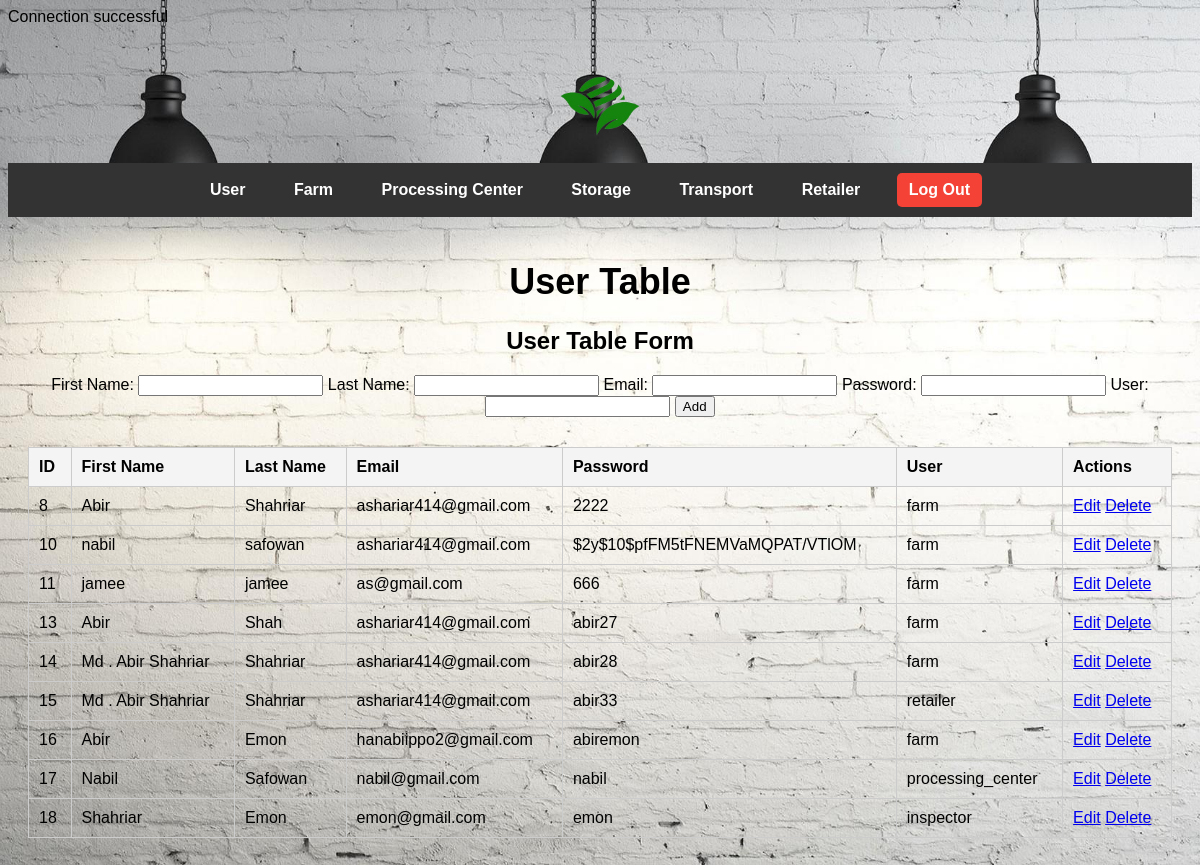
The page /admin_user.php on the database its author committed.
### tables this page shows
CREATE TABLE `tblsignup` (
  `ID` int(7) NOT NULL,
  `First Name` varchar(30) NOT NULL,
  `Last Name` varchar(30) NOT NULL,
  `Email` varchar(30) NOT NULL,
  `Password` varchar(30) NOT NULL,
  `User` varchar(30) NOT NULL
);

### admin_user.php (the view, shortened to what this page needs)
<?php
include('connect.php');
$sql = "SELECT * FROM tblsignup";
$result = $conn->query($sql);
?>
<!DOCTYPE html>
<html lang="en">
<head>
    <link rel="stylesheet" href="admin_style.css">
</head>
<body class="admin-page">
    <header>
        <img src="logo.png" alt="Logo" class="logo">
        <nav class="navbar">
            <ul>
                <li><a href="admin_user.php">User</a></li>
                <li><a href="#" class="dropdown">Farm</a>
                    </li>
                <li>
                    <a href="#" class="dropdown">Processing Center</a>
                </li>
                <li><a href="#storage">Storage</a></li>
                <li><a href="#transport">Transport</a></li>
                <li><a href="admin_retailer_order.php">Retailer</a></li>
                <li><a href="starting_page.php" class="btn-logout">Log Out</a></li>
            </ul>
        </nav>
    </header>
    <main>
        <h1>User Table</h1>
        <form method="POST" class="user-form">
            <h2>User Table Form</h2>
            <label for="first_name">First Name:</label>
            <input type="text" id="first_name" name="first_name" required>
            <label for="last_name">Last Name:</label>
            <input type="text" id="last_name" name="last_name" required>
            <label for="email">Email:</label>
            <input type="email" id="email" name="email" required>
            <label for="password">Password:</label>
            <input type="password" id="password" name="password" required>
            <label for="user">User:</label>
            <input type="text" id="user" name="user" required>
            <button type="submit" class="btn btn-primary">Add</button>
        </form>
        <?php
        if ($result->num_rows > 0) {
            echo '<table class="table table-bordered">
                    <thead>
                        <tr>
                            <th>ID</th>
                            <th>First Name</th>
                            <th>Last Name</th>
                            <th>Email</th>
                            <th>Password</th>
                            <th>User</th>
                            <th>Actions</th>
                        </tr>
                    </thead>
                    <tbody>';
            while($row = $result->fetch_assoc()) {
                echo '<tr>
                        <td>' . $row['ID'] . '</td>
                        <td>' . $row['First Name'] . '</td>
                        <td>' . $row['Last Name'] . '</td>
                        <td>' . $row['Email'] . '</td>
                        <td>' . $row['Password'] . '</td>
                        <td>' . $row['User'] . '</td>
                        <td>
                            <a href="admin_user_update.php?id=' . $row['ID'] . '" class="btn btn-warning btn-sm">Edit</a>
                            <a href="admin_user.php?delete_id=' . $row['ID'] . '" class="btn btn-danger btn-sm" onclick="return confirm(\'Are you sure you want to delete this?\')">Delete</a>
                        </td>
                    </tr>';
            }
            echo '</tbody>
                </table>';
        } else {
            echo '<p>No data available</p>';
        }
        ?>
    </main>
</body>
</html>

### admin_style.css (style rules this page uses)
body { color: black; font-family: Arial, sans-serif; background: url('admin_bg.jpg') no-repeat center center fixed; background-size: cover; }
.navbar { background-color: #333; padding: 10px; text-align: center; }
.navbar ul { list-style-type: none; margin: 0; padding: 0; }
.navbar li { display: inline-block; margin-right: 20px; position: relative; }
.navbar a { color: white; text-decoration: none; font-weight: bold; padding: 8px 12px; display: inline-block; }
header .logo { display: block; margin: 20px auto; max-width: 120px; height: auto; }
table { width: 100%; margin-top: 30px; border-collapse: collapse; }
table th, table td { padding: 10px; border: 1px solid #ccc; text-align: left; }
table th { background-color: #f4f4f4; }
main { text-align: center; padding: 20px; color: black; }
h1 { font-size: 36px; color: black; }
.btn-logout { background-color: #f44336; color: white; padding: 5px 15px; text-decoration: none; border-radius: 5px; }

### rows shown on the page
tblsignup: ID "8", First Name "Abir", Last Name "Shahriar", Email "ashariar414@gmail.com", Password "2222", User "farm"
tblsignup: ID "10", First Name "nabil", Last Name "safowan", Email "ashariar414@gmail.com", Password "$2y$10$pfFM5tFNEMVaMQPAT/VTlOM", User "farm"
tblsignup: ID "11", First Name "jamee", Last Name "jamee", Email "as@gmail.com", Password "666", User "farm"
tblsignup: ID "13", First Name "Abir", Last Name "Shah", Email "ashariar414@gmail.com", Password "abir27", User "farm"
tblsignup: ID "14", First Name "Md . Abir Shahriar", Last Name "Shahriar", Email "ashariar414@gmail.com", Password "abir28", User "farm"
tblsignup: ID "15", First Name "Md . Abir Shahriar", Last Name "Shahriar", Email "ashariar414@gmail.com", Password "abir33", User "retailer"
tblsignup: ID "16", First Name "Abir", Last Name "Emon", Email "hanabiippo2@gmail.com", Password "abiremon", User "farm"
tblsignup: ID "17", First Name "Nabil", Last Name "Safowan", Email "nabil@gmail.com", Password "nabil", User "processing_center"
tblsignup: ID "18", First Name "Shahriar", Last Name "Emon", Email "emon@gmail.com", Password "emon", User "inspector"
